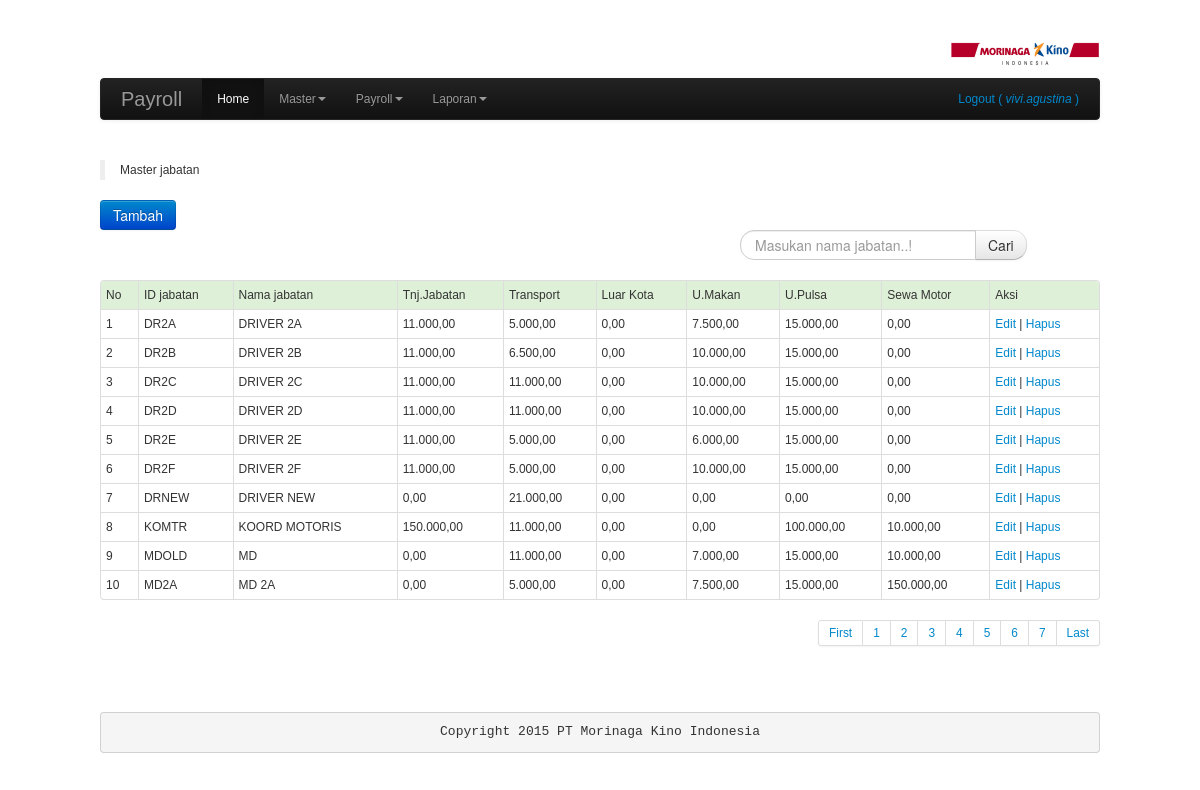
The app's page /app/index.php?r=jabatan (signed in) with its own data.
### tables this page shows
CREATE TABLE `jabatan` (
  `id_jabatan` varchar(10) NOT NULL,
  `nama_jabatan` varchar(255) NOT NULL,
  `tnj_jabatan` varchar(20) NOT NULL,
  `tnj_transport` varchar(20) NOT NULL,
  `tnj_luarkota` varchar(20) NOT NULL,
  `uang_makan` varchar(20) NOT NULL,
  `uang_pulsa` varchar(20) NOT NULL,
  `sewa_motor` varchar(20) NOT NULL
);

### App/modul/mod_jabatan/jabatan.php (the view, shortened to what this page needs)
<?php
$aksi="modul/mod_jabatan/aksi_jabatan.php";
switch($_GET[act]){
  default:
	    $per_page = 10;
		if($_POST[key]==''){
			$page_query = mysql_query("SELECT count(*) FROM jabatan ORDER BY nama_jabatan");
		}else{
			$page_query = mysql_query("SELECT count(*) FROM jabatan where nama_jabatan like '%$_POST[key]%'");
		}
		$pages = ceil(mysql_result($page_query,0)/$per_page);
		$page = (isset($_GET[page]))? (int)$_GET[page]:1;
		$start = ($page-1)*$per_page;
		echo "<blockquote>Master jabatan</blockquote>
	          <input type=button class='btn btn-primary' value='Tambah'
			  onclick=\"window.location.href='index.php?r=jabatan&act=tambahjabatan';\">
			  <form class='form-search' method=post action='?r=jabatan'>
					<div class='input-append'>
					    <div class='span8'></div>
						<input class='span3 search-query' id='key' name='key' type='text' placeholder='Masukan nama jabatan..!'>
					    <button class='btn' type='submit'>Cari</button>
					</div><br>
			  </form>
	          <table class='table table-condensed table-hover table-bordered' >
	          <tdead>
				<tr class='success'>
					<td>No</td><td>ID jabatan</td><td>Nama jabatan</td><tD>Tnj.Jabatan</td><tD>Transport</tD><tD>Luar Kota</td>
					<td>U.Makan</td><tD>U.Pulsa</td><td>Sewa Motor</td><td>Aksi</td>
				</tr>
			  </tdead>";
		if($_POST[key]==''){
			$tampil=mysql_query("select * from jabatan ORDER BY nama_jabatan limit $start,$per_page");
		}else{
			$tampil=mysql_query("select * from jabatan where nama_jabatan like '%$_POST[key]%' ORDER BY nama_jabatan limit $start,$per_page");
		}
	    $no = 1;
		$no = $no+$start;
		while ($r=mysql_fetch_array($tampil)){
	      echo "<tbody><tr>
		            <td>$no</tD>
		            <td>$r[id_jabatan]</td>
					<td>$r[nama_jabatan]</td>
					<td>".number_format($r[tnj_jabatan],2,',','.')."</td>
					<td>".number_format($r[tnj_transport],2,',','.')."</td>
					<td>".number_format($r[tnj_luarkota],2,',','.')."</td>
					<td>".number_format($r[uang_makan],2,',','.')."</td>
					<td>".number_format($r[uang_pulsa],2,',','.')."</td>
					<td>".number_format($r[sewa_motor],2,',','.')."</td>
		            <td><a href='index.php?r=jabatan&act=editjabatan&id=$r[id_jabatan]'>Edit</a> |
			              <a href='$aksi?r=jabatan&act=hapus&id=$r[id_jabatan]'>Hapus</a>
		            </td>
				</tr></tbody>";
				$no++;
	    }
	    echo "</table>";
		echo "<div class='pagination pagination-small pagination-right'><ul><li><a href='?r=jabatan&page=1'>First</a></li>";
		if($pages >= 1 && $page <= $pages){
		    for($x=1; $x<=$pages; $x++){
		        echo ($x == $page) ? '<li><a href="?r=jabatan&page='.$x.'">'.$x.'</a></li> ' : '<li><a href="?r=jabatan&page='.$x.'">'.$x.'</a></li>';
		    }
		}
		$x--;
		echo "<li><a href='?r=jabatan&page=$x'>Last</a></li></ul></div>";
    break;
}
?>

### jeasyui/themes/default/easyui.css (style rules this page uses)
.pagination { zoom: 1; }

### jeasyui/demo/demo.css (style rules this page uses)
* { font-size:12px; }
body { font-family:helvetica,tahoma,verdana,sans-serif; padding:20px; font-size:13px; margin:0; }

### records on screen
jabatan: id_jabatan "DR2A", nama_jabatan "DRIVER 2A", tnj_jabatan "11.000,00", tnj_transport "5.000,00", tnj_luarkota "0,00", uang_makan "7.500,00", uang_pulsa "15.000,00", sewa_motor "0,00"
jabatan: id_jabatan "DR2B", nama_jabatan "DRIVER 2B", tnj_jabatan "11.000,00", tnj_transport "6.500,00", tnj_luarkota "0,00", uang_makan "10.000,00", uang_pulsa "15.000,00", sewa_motor "0,00"
jabatan: id_jabatan "DR2C", nama_jabatan "DRIVER 2C", tnj_jabatan "11.000,00", tnj_transport "11.000,00", tnj_luarkota "0,00", uang_makan "10.000,00", uang_pulsa "15.000,00", sewa_motor "0,00"
jabatan: id_jabatan "DR2D", nama_jabatan "DRIVER 2D", tnj_jabatan "11.000,00", tnj_transport "11.000,00", tnj_luarkota "0,00", uang_makan "10.000,00", uang_pulsa "15.000,00", sewa_motor "0,00"
jabatan: id_jabatan "DR2E", nama_jabatan "DRIVER 2E", tnj_jabatan "11.000,00", tnj_transport "5.000,00", tnj_luarkota "0,00", uang_makan "6.000,00", uang_pulsa "15.000,00", sewa_motor "0,00"
jabatan: id_jabatan "DR2F", nama_jabatan "DRIVER 2F", tnj_jabatan "11.000,00", tnj_transport "5.000,00", tnj_luarkota "0,00", uang_makan "10.000,00", uang_pulsa "15.000,00", sewa_motor "0,00"
jabatan: id_jabatan "DRNEW", nama_jabatan "DRIVER NEW", tnj_jabatan "0,00", tnj_transport "21.000,00", tnj_luarkota "0,00", uang_makan "0,00", uang_pulsa "0,00", sewa_motor "0,00"
jabatan: id_jabatan "KOMTR", nama_jabatan "KOORD MOTORIS", tnj_jabatan "150.000,00", tnj_transport "11.000,00", tnj_luarkota "0,00", uang_makan "0,00", uang_pulsa "100.000,00", sewa_motor "10.000,00"
jabatan: id_jabatan "MDOLD", nama_jabatan "MD", tnj_jabatan "0,00", tnj_transport "11.000,00", tnj_luarkota "0,00", uang_makan "7.000,00", uang_pulsa "15.000,00", sewa_motor "10.000,00"
jabatan: id_jabatan "MD2A", nama_jabatan "MD 2A", tnj_jabatan "0,00", tnj_transport "5.000,00", tnj_luarkota "0,00", uang_makan "7.500,00", uang_pulsa "15.000,00", sewa_motor "150.000,00"

### other values on screen
$_SESSION[username] "vivi.agustina"
